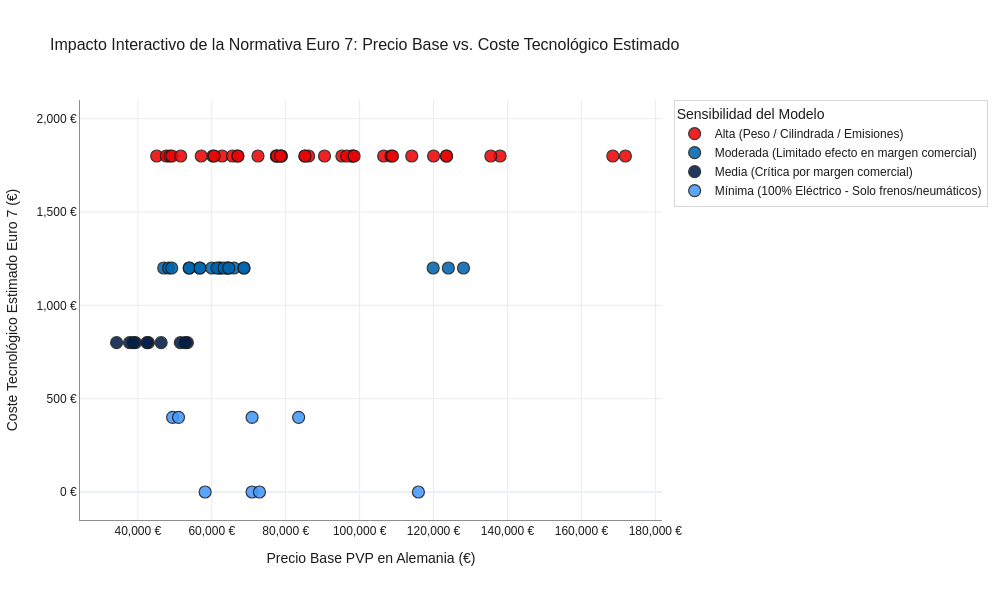

Notebook code for this chart:
### Markdown cell above
### ¿Qué reflejan los datos de esta tabla?

* **Traslado real al bolsillo del consumidor (*efecto lupa fiscal*):** Dado que los precios de tarifa publicados en Europa ya incluyen impuestos, la simulación muestra cómo el sobrecoste neto de ingeniería se amplifica al llegar al cliente final tras aplicar el **19 % de IVA alemán** (pasando de `800 €` a **952 €** en modelos de acceso, de `1.200 €` a **1.428 €** en gamas medias y de `1.800 €` a **2.142 €** en modelos SUV y deportivos M).

* **Evaluación de competitividad y elasticidad por segmento:** Permite analizar de forma transparente en qué medida cada categoría puede absorber este incremento sin perder competitividad frente a rivales directos (Audi o Mercedes-Benz), evidenciando que un sobrecoste fijo de ~1.000–2.100 € erosiona proporcionalmente mucho más el margen comercial de un compacto de entrada (`Serie 1`) que el de un vehículo de lujo (`Serie 7` o `X5 M`).

### Code cell
# Gráfico de dispersión interactivo con Plotly Express
fig = px.scatter(
    df,
    x='Alemania',
    y='CosteEuro7_Est',
    color='Sensibilidad_Euro7',
    hover_name='Modelo',
    custom_data=['Precio_Final_Alemania'],
    title=(
        'Impacto Interactivo de la Normativa Euro 7: Precio Base vs. Coste'
        ' Tecnológico Estimado'
    ),
    labels={
        'Alemania': 'Precio Base PVP en Alemania (€)',
        'CosteEuro7_Est': 'Coste Tecnológico Estimado Euro 7 (€)',
        'Sensibilidad_Euro7': 'Sensibilidad del Modelo',
    },
    color_discrete_map={
        'Alta (Peso / Cilindrada / Emisiones)': '#EE0405',  # Rojo BMW M
        'Moderada (Limitado efecto en margen comercial)': '#0066B1',  # Azul BMW principal
        'Media (Crítica por margen comercial)': '#031E49',  # Azul Marino BMW M
        'Mínima (100% Eléctrico - Solo frenos/neumáticos)': '#4599FE',  # Azul Claro BMW i
    },
    category_orders={
        'Sensibilidad_Euro7': [
            'Alta (Peso / Cilindrada / Emisiones)',
            'Moderada (Limitado efecto en margen comercial)',
            'Media (Crítica por margen comercial)',
            'Mínima (100% Eléctrico - Solo frenos/neumáticos)',
        ]
    },
    template='plotly_white',
)

# Personalizar puntos y tooltip interactivo con el precio final PVP
fig.update_traces(
    marker=dict(
        size=12, opacity=0.88, line=dict(width=1.2, color='#1C1C1C')
    ),
    hovertemplate=(
        '<b>%{hovertext}</b><br>'
        'Precio Actual Alemania: %{x:,.0f} €<br>'
        'Coste Neto Euro 7: %{y:,.0f} €<br>'
        'Precio Final PVP Estimado: %{customdata[0]:,.2f} €<extra></extra>'
    ),
)

# Diseño limpio unificado con el cuaderno
fig.update_layout(
    width=1000,
    height=600,
    font=dict(family='Arial, sans-serif', color='#1C1C1C'),
    title=dict(font=dict(size=16, color='#1C1C1C')),
    legend=dict(
        title_text='Sensibilidad del Modelo',
        bgcolor='rgba(255, 255, 255, 0.92)',
        bordercolor='#D6D6D6',
        borderwidth=1,
    ),
    xaxis=dict(
        tickformat=',.0f',
        ticksuffix=' €',
        gridcolor='#EBEBEB',
        linecolor='#8E8E8E',
        showline=True,
    ),
    yaxis=dict(
        tickformat=',.0f',
        ticksuffix=' €',
        gridcolor='#EBEBEB',
        linecolor='#8E8E8E',
        showline=True,
        range=[-150, 2100],
    ),
)

fig.show()
fig.write_html("grafico_bmw.html", auto_open=True)

### Figure 1 — Plotly figure (JSON) as saved in the notebook; plotly's stock layout.template omitted (floating-point values rounded to 4 significant figures)
{"data": [{"customdata": [[47240.0], [49840.0], [50740.0], [51340.0], [62440.0], [64940.0], [97340.0], [100200.0], [125600.0], [92640.0], [108600.0], [110600.0], [53740.0], [69040.0], [100000.0], [59290.0], [62790.0], [79640.0], [98640.0], [111000.0], [74640.0], [80940.0], [79640.0], [80940.0], [100600.0], [79740.0], [80740.0], [116200.0], [87340.0], [88340.0], [67740.0], [69240.0], [87340.0], [170600.0], [122100.0], [174000.0], [125600.0], [140100.0], [137600.0]], "hovertemplate": "<b>%{hovertext}</b><br>Precio Actual Alemania: %{x:,.0f} €<br>Coste Neto Euro 7: %{y:,.0f} €<br>Precio Final PVP Estimado: %{customdata[0]:,.2f} €<extra></extra>", "hovertext": ["X1 sDrive 20i", "X1 sDrive 20d", "X2 sDrive 20i", "X2 sDrive 18d", "X3 xDrive 20i", "X3 xDrive 20d", "X5 xDrive 40i", "X5 xDrive 30d", "X6 xDrive 40i M Sport", "X6 xDrive 30d M Sport", "X7 xDrive 40i", "X7 xDrive 40d", "X1 xDrive 25e", "X3 xDrive 30e", "X5 xDrive 50e", "Serie 1 M135 xDrive", "Serie 2 Gran Coupe M235i xDrive", "M2", "M3", "M3 Touring", "Serie 3 M340i xDrive", "Serie 3 Touring M340i xDrive", "Serie 3 M340d xDrive", "Serie 3 Touring M340d xDrive", "M4 Coupe", "Serie 4 M440i xDrive", "Serie 4 M440d xDrive", "M4 Cabrio", "Serie 4 Cabrio M440i xDrive", "Serie 4 Cabrio M440d xDrive", "X1 M35i xDrive", "X2 M35i xDrive", "X3 M50i xDrive", "X5 M", "X5 M60i xDrive", "X6 M", "X6 M60i xDrive", "X7 M60i xDrive", "XM"], "legendgroup": "Alta (Peso / Cilindrada / Emisiones)", "marker": {"color": "#EE0405", "line": {"color": "#1C1C1C", "width": 1.2}, "opacity": 0.88, "size": 12, "symbol": "circle"}, "mode": "markers", "name": "Alta (Peso / Cilindrada / Emisiones)", "orientation": "v", "showlegend": true, "type": "scatter", "x": [45100, 47700, 48600, 49200, 60300, 62800, 95200, 98100, 123500, 90500, 106500, 108500, 51600, 66900, 97900, 57150, 60650, 77500, 96500, 108900, 72500, 78800, 77500, 78800, 98500, 77600, 78600, 114100, 85200, 86200, 65600, 67100, 85200, 168500, 120000, 171900, 123500, 138000, 135500], "xaxis": "x", "y": [1800, 1800, 1800, 1800, 1800, 1800, 1800, 1800, 1800, 1800, 1800, 1800, 1800, 1800, 1800, 1800, 1800, 1800, 1800, 1800, 1800, 1800, 1800, 1800, 1800, 1800, 1800, 1800, 1800, 1800, 1800, 1800, 1800, 1800, 1800, 1800, 1800, 1800, 1800], "yaxis": "y"}, {"customdata": [[55330.0], [58130.0], [55330.0], [58230.0], [48430.0], [61430.0], [63730.0], [125400.0], [121300.0], [49730.0], [63430.0], [65730.0], [62830.0], [65730.0], [67430.0], [50580.0], [64730.0], [66030.0], [70130.0], [70130.0], [129500.0]], "hovertemplate": "<b>%{hovertext}</b><br>Precio Actual Alemania: %{x:,.0f} €<br>Coste Neto Euro 7: %{y:,.0f} €<br>Precio Final PVP Estimado: %{customdata[0]:,.2f} €<extra></extra>", "hovertext": ["Serie 4 coupe 420i", "Serie 4 coupe 420d", "Serie 4 Gran Coupe 420i", "Serie 4 Gran Coupe 420d", "Serie 3 320i", "Serie 5 520i", "Serie 5 520d", "Serie 7 730i", "Serie 7 740d", "Serie 3 Touring 320i", "Serie 5 Touring 520i", "Serie 5 Touring 520d", "Serie 4 Cabrio 420i", "Serie 4 Cabrio 420d", "Z4 sDrive", "Serie 2 Active Tourer 225e", "Serie 3 330e", "Serie 3 Touring 330e", "Serie 5 530e", "Serie 5 Touring 530e", "Serie 7 750e"], "legendgroup": "Moderada (Limitado efecto en margen comercial)", "marker": {"color": "#0066B1", "line": {"color": "#1C1C1C", "width": 1.2}, "opacity": 0.88, "size": 12, "symbol": "circle"}, "mode": "markers", "name": "Moderada (Limitado efecto en margen comercial)", "orientation": "v", "showlegend": true, "type": "scatter", "x": [53900, 56700, 53900, 56800, 47000, 60000, 62300, 124000, 119900, 48300, 62000, 64300, 61400, 64300, 66000, 49150, 63300, 64600, 68700, 68700, 128100], "xaxis": "x", "y": [1200, 1200, 1200, 1200, 1200, 1200, 1200, 1200, 1200, 1200, 1200, 1200, 1200, 1200, 1200, 1200, 1200, 1200, 1200, 1200, 1200], "yaxis": "y"}, {"customdata": [[35200.0], [40300.0], [47250.0], [54350.0], [38700.0], [43800.0], [52450.0], [39700.0], [43400.0], [53750.0]], "hovertemplate": "<b>%{hovertext}</b><br>Precio Actual Alemania: %{x:,.0f} €<br>Coste Neto Euro 7: %{y:,.0f} €<br>Precio Final PVP Estimado: %{customdata[0]:,.2f} €<extra></extra>", "hovertext": ["Serie 1 116i", "Serie 1 118d", "Serie 2 Coupe 218i", "Serie 2 coupe 220d", "Serie 2 Gran Coupe 218i", "Serie 2 Gran Coupe 220d", "Serie 3 318d", "Serie 2 Active Tourer 218i", "Serie 2 active Tourer 218d", "Serie 3 Touring 318d"], "legendgroup": "Media (Crítica por margen comercial)", "marker": {"color": "#031E49", "line": {"color": "#1C1C1C", "width": 1.2}, "opacity": 0.88, "size": 12, "symbol": "circle"}, "mode": "markers", "name": "Media (Crítica por margen comercial)", "orientation": "v", "showlegend": true, "type": "scatter", "x": [34250, 39350, 46300, 53400, 37750, 42850, 51500, 38750, 42450, 52800], "xaxis": "x", "y": [800, 800, 800, 800, 800, 800, 800, 800, 800, 800], "yaxis": "y"}, {"customdata": [[58200.0], [70900.0], [72900.0], [115900.0], [49880.0], [51480.0], [71380.0], [83980.0]], "hovertemplate": "<b>%{hovertext}</b><br>Precio Actual Alemania: %{x:,.0f} €<br>Coste Neto Euro 7: %{y:,.0f} €<br>Precio Final PVP Estimado: %{customdata[0]:,.2f} €<extra></extra>", "hovertext": ["I4 Gran Coupe eDrive 35", "i5 eDrive 40", "i5 Touring eDrive 40", "i7 eDrive 50", "iX1 eDrive 20", "iX2 eDrive 20", "iX3 xDrive 50", "iX xDrive 45"], "legendgroup": "Mínima (100% Eléctrico - Solo frenos/neumáticos)", "marker": {"color": "#4599FE", "line": {"color": "#1C1C1C", "width": 1.2}, "opacity": 0.88, "size": 12, "symbol": "circle"}, "mode": "markers", "name": "Mínima (100% Eléctrico - Solo frenos/neumáticos)", "orientation": "v", "showlegend": true, "type": "scatter", "x": [58200, 70900, 72900, 115900, 49400, 51000, 70900, 83500], "xaxis": "x", "y": [0, 0, 0, 0, 400, 400, 400, 400], "yaxis": "y"}], "layout": {"font": {"color": "#1C1C1C", "family": "Arial, sans-serif"}, "height": 600, "legend": {"bgcolor": "rgba(255, 255, 255, 0.92)", "bordercolor": "#D6D6D6", "borderwidth": 1, "title": {"text": "Sensibilidad del Modelo"}, "tracegroupgap": 0}, "title": {"font": {"color": "#1C1C1C", "size": 16}, "text": "Impacto Interactivo de la Normativa Euro 7: Precio Base vs. Coste Tecnológico Estimado"}, "width": 1000, "xaxis": {"anchor": "y", "domain": [0, 1], "gridcolor": "#EBEBEB", "linecolor": "#8E8E8E", "showline": true, "tickformat": ",.0f", "ticksuffix": " €", "title": {"text": "Precio Base PVP en Alemania (€)"}}, "yaxis": {"anchor": "x", "domain": [0, 1], "gridcolor": "#EBEBEB", "linecolor": "#8E8E8E", "range": [-150, 2100], "showline": true, "tickformat": ",.0f", "ticksuffix": " €", "title": {"text": "Coste Tecnológico Estimado Euro 7 (€)"}}}}
